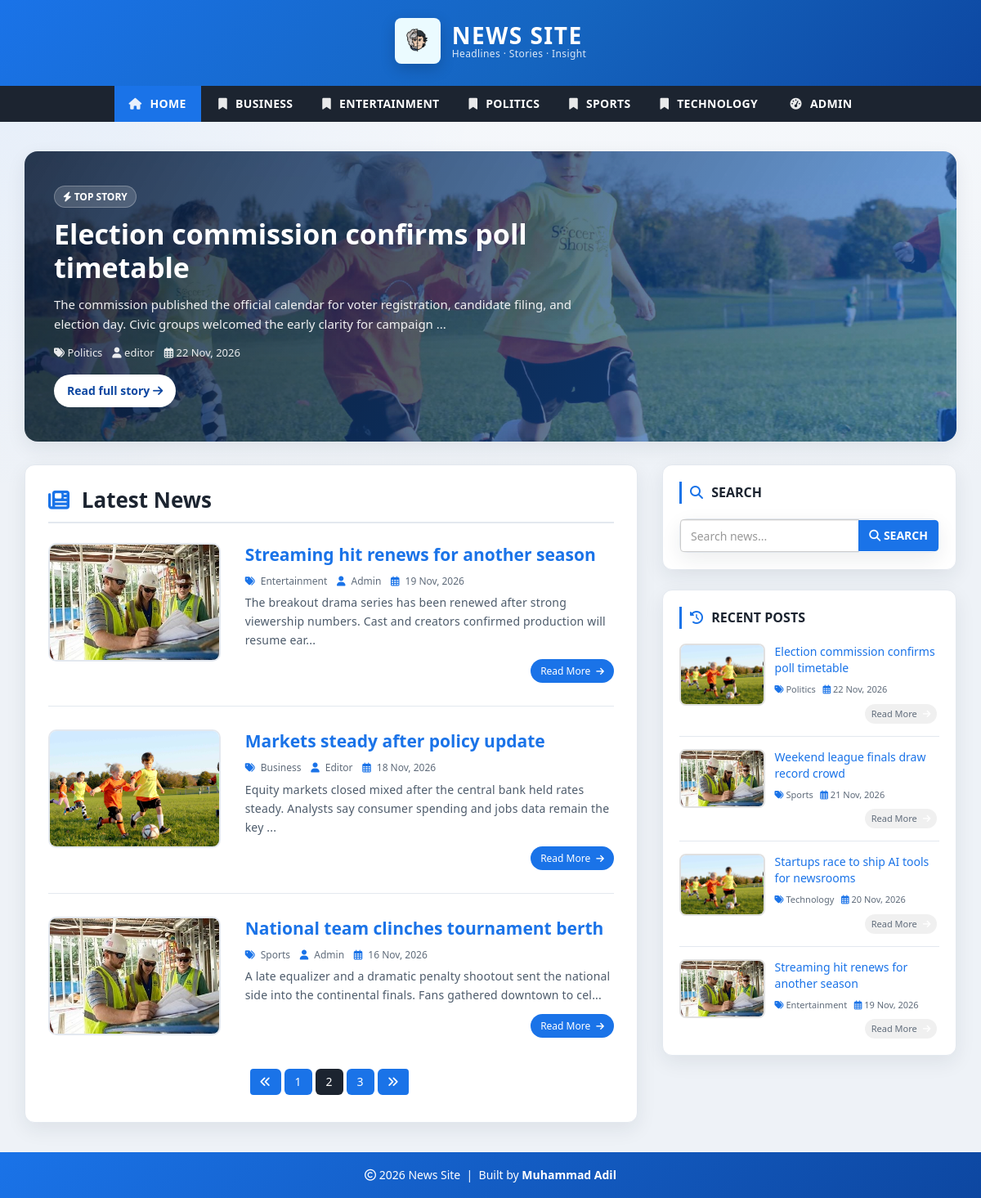
Before: /index.php?page=2 with the older database file.
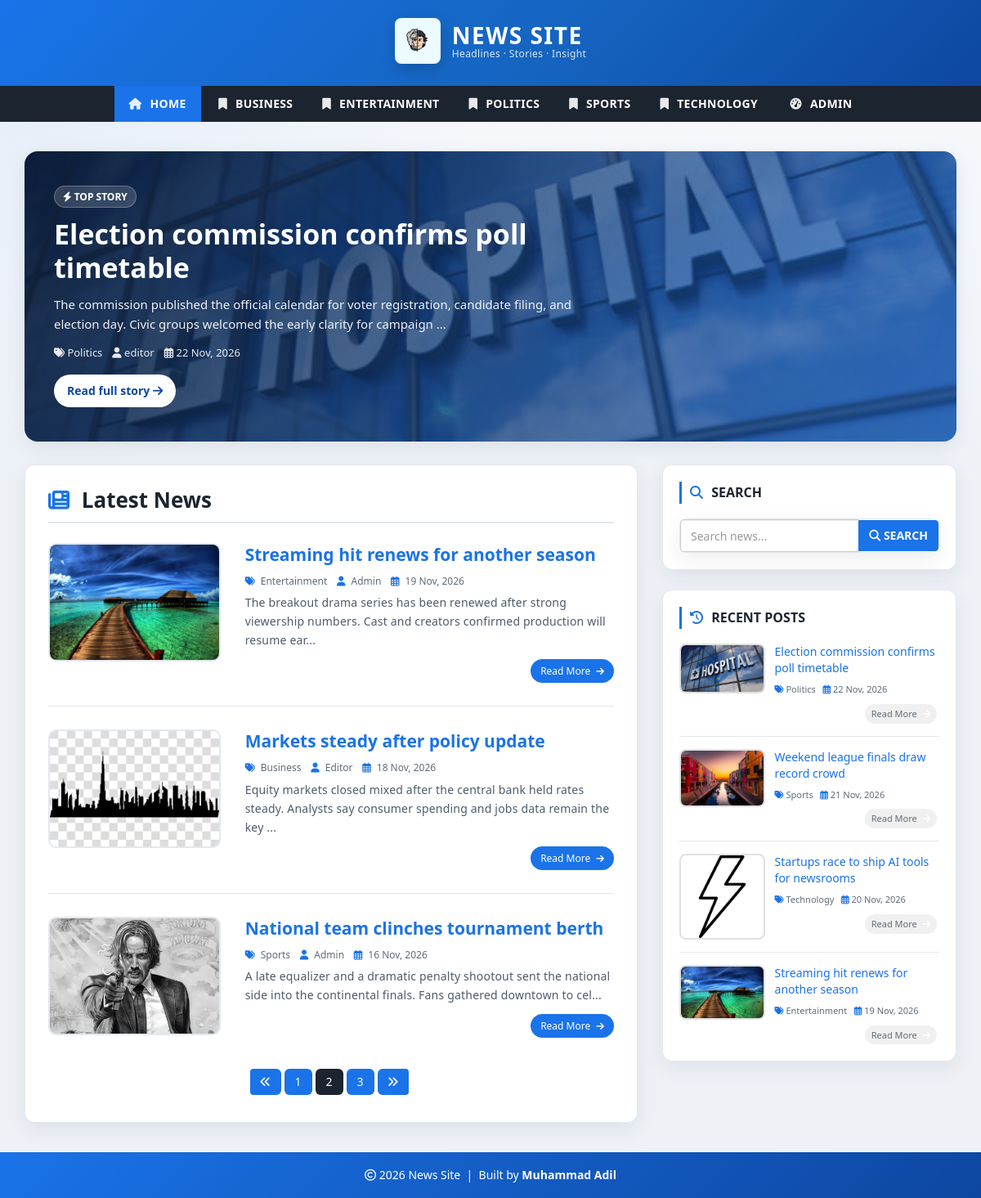
After: the same page with the newer database file.
### tables this page shows
CREATE TABLE `category` (
  `id` int(11) NOT NULL AUTO_INCREMENT,
  `category_name` varchar(100) NOT NULL,
  `post` int(11) NOT NULL DEFAULT 0,
  PRIMARY KEY (`id`)
);

CREATE TABLE `posts` (
  `id` int(11) NOT NULL AUTO_INCREMENT,
  `post_title` varchar(200) NOT NULL,
  `post_keywords` text NOT NULL,
  `post_content` int(11) NOT NULL,
  `post_date` varchar(50) NOT NULL,
  `post_author` int(11) NOT NULL,
  `post_image` varchar(255) NOT NULL DEFAULT 'post-format.jpg',
  PRIMARY KEY (`id`)
);

CREATE TABLE `users` (
  `id` int(11) NOT NULL AUTO_INCREMENT,
  `first_name` varchar(30) NOT NULL,
  `last_name` varchar(30) NOT NULL,
  `username` varchar(30) DEFAULT NULL,
  `password` varchar(40) DEFAULT NULL,
  `role` int(11) NOT NULL COMMENT '1=Admin, 0=Normal',
  PRIMARY KEY (`id`)
);

### config.php (called while the page is built, shortened)
<?php
$hostname = "http://localhost/news-site";
require_once __DIR__ . '/includes/helpers.php';

### includes/helpers.php (called while the page is built, shortened)
<?php
function post_image_src($filename, $prefix = '')
{
    $filename = trim((string) $filename);
    $candidates = [
        'admin/upload/' . $filename,
        'images/' . $filename,
    ];
    $root = dirname(__DIR__);
    foreach ($candidates as $rel) {
        if (is_file($root . '/' . $rel)) {
            return $prefix . $rel;
        }
    }
    return $prefix . 'images/post-format.jpg';
}
function e($value)
{
    return htmlspecialchars((string) $value, ENT_QUOTES, 'UTF-8');
}

### index.php (the view)
<?php include 'header.php'; ?>
    <div id="main-content">
        <div class="container">
            <?php
            include "config.php";
            $featured_sql = "SELECT posts.id, posts.post_title, posts.post_keywords, posts.post_date, posts.post_author, posts.post_image, category.category_name, users.username, posts.post_content
                             FROM posts
                             LEFT JOIN category ON posts.post_content = category.id
                             LEFT JOIN users ON posts.post_author = users.id
                             ORDER BY posts.id DESC LIMIT 1";
            $featured_res = mysqli_query($conn, $featured_sql);
            $featured = $featured_res ? mysqli_fetch_assoc($featured_res) : null;
            if ($featured) {
                $fimg = post_image_src($featured['post_image']);
            ?>
            <div class="hero-feature" style="--hero-image: url('<?php echo e($fimg); ?>')">
                <div class="hero-overlay">
                    <span class="hero-kicker"><i class="fa-solid fa-bolt"></i> Top Story</span>
                    <h1><a href="single.php?id=<?php echo (int) $featured['id']; ?>"><?php echo e($featured['post_title']); ?></a></h1>
                    <p><?php echo e(substr($featured['post_keywords'], 0, 160)); ?>...</p>
                    <div class="hero-meta">
                        <span><i class="fa-solid fa-tags"></i> <?php echo e($featured['category_name']); ?></span>
                        <span><i class="fa-solid fa-user"></i> <?php echo e($featured['username']); ?></span>
                        <span><i class="fa-regular fa-calendar-days"></i> <?php echo e($featured['post_date']); ?></span>
                    </div>
                    <a class="hero-cta" href="single.php?id=<?php echo (int) $featured['id']; ?>">
                        Read full story <i class="fa-solid fa-arrow-right"></i>
                    </a>
                </div>
            </div>
            <?php } ?>
            <div class="row">
                <div class="col-md-8">
                    <div class="post-container">
                        <h2 class="page-heading"><i class="fa-solid fa-newspaper"></i> Latest News</h2>
                        <?php
                        $limit = 3;
                        $page = isset($_GET['page']) ? max(1, (int) $_GET['page']) : 1;
                        $offset = ($page - 1) * $limit;
                        $sql = "SELECT posts.id, posts.post_title, posts.post_keywords, posts.post_date, posts.post_author, posts.post_image, category.category_name, users.username, posts.post_content FROM posts
                        LEFT JOIN category ON posts.post_content = category.id
                        LEFT JOIN users ON posts.post_author = users.id
                        ORDER BY posts.id DESC LIMIT {$offset}, {$limit}";
                        $result = mysqli_query($conn, $sql) or die("query failed.");
                        if (mysqli_num_rows($result) > 0) {
                            while ($row = mysqli_fetch_assoc($result)) {
                                $img = post_image_src($row['post_image']);
                        ?>
                        <div class="post-content">
                            <div class="row">
                                <div class="col-md-4">
                                    <a class="post-img" href="single.php?id=<?php echo (int) $row['id']; ?>">
                                        <img src="<?php echo e($img); ?>" alt=""/>
                                    </a>
                                </div>
                                <div class="col-md-8">
                                    <div class="inner-content clearfix">
                                        <h3><a href="single.php?id=<?php echo (int) $row['id']; ?>"><?php echo e($row['post_title']); ?></a></h3>
                                        <div class="post-information">
                                            <span>
                                                <i class="fa-solid fa-tags"></i>
                                                <a href="category.php?cid=<?php echo (int) $row['post_content']; ?>"><?php echo e($row['category_name']); ?></a>
                                            </span>
                                            <span>
                                                <i class="fa-solid fa-user"></i>
                                                <a href="author.php?aid=<?php echo (int) $row['post_author']; ?>"><?php echo e($row['username']); ?></a>
                                            </span>
                                            <span>
                                                <i class="fa-regular fa-calendar-days"></i>
                                                <?php echo e($row['post_date']); ?>
                                            </span>
                                        </div>
                                        <p class="description">
                                            <?php echo e(substr($row['post_keywords'], 0, 130)) . "..."; ?>
                                        </p>
                                        <a class="read-more pull-right" href="single.php?id=<?php echo (int) $row['id']; ?>">
                                            read more <i class="fa-solid fa-arrow-right"></i>
                                        </a>
                                    </div>
                                </div>
                            </div>
                        </div>
                        <?php
                            }
                        } else {
                            echo "<p class='empty-state'><i class='fa-regular fa-folder-open'></i> No Record Found</p>";
                        }
                        $sql1 = "SELECT COUNT(*) AS total FROM posts";
                        $result1 = mysqli_query($conn, $sql1) or die('Query Failed.');
                        $total_record = (int) mysqli_fetch_assoc($result1)['total'];
                        $total_page = (int) ceil($total_record / $limit);
                        if ($total_page > 1) {
                           echo "<ul class='pagination admin-pagination'>";
                           if ($page > 1) {
                               echo '<li><a href="index.php?page=' . ($page - 1) . '"><i class="fa-solid fa-angles-left"></i></a></li>';
                           }
                           for ($i = 1; $i <= $total_page; $i++) {
                               $active = ($i === $page) ? "active" : "";
                               echo '<li class="' . $active . '"><a href="index.php?page=' . $i . '">' . $i . '</a></li>';
                           }
                           if ($total_page > $page) {
                               echo '<li><a href="index.php?page=' . ($page + 1) . '"><i class="fa-solid fa-angles-right"></i></a></li>';
                           }
                           echo "</ul>";
                        }
                        ?>
                    </div>
                </div>
                <?php include 'sidebar.php'; ?>
            </div>
        </div>
    </div>
<?php include 'footer.php'; ?>

### header.php (shortened to what this page needs)
<?php
include "config.php";
$page = basename($_SERVER['PHP_SELF']);
?>
<!DOCTYPE html>
<html lang="en">
<head>
    <link rel="stylesheet" href="css/bootstrap.min.css" />
    <link rel="stylesheet" href="https://cdnjs.cloudflare.com/ajax/libs/font-awesome/6.5.2/css/all.min.css" />
    <link rel="stylesheet" href="css/style.css">
</head>
<body>
<div id="header">
    <div class="container">
        <div class="row">
            <div class="col-md-12">
                <a href="<?php echo $hostname; ?>" id="logo" class="brand-lockup">
                    <img src="images/logo.png" alt="News Site">
                    <span class="brand-text">
                        <strong>NEWS SITE</strong>
                        <em>Headlines · Stories · Insight</em>
                    </span>
                </a>
            </div>
        </div>
    </div>
</div>
<div id="menu-bar">
    <div class="container">
        <div class="row">
            <div class="col-md-12">
            <?php
            $id = isset($_GET['cid']) ? (int) $_GET['cid'] : 0;
            $sql = "SELECT * FROM category ORDER BY category_name ASC";
            $result = mysqli_query($conn, $sql) or die("Query Failed : Category");
            ?>
                <ul class="menu">
                    <li>
                        <a class="<?php echo ($page === 'index.php' && $id === 0) ? 'active' : ''; ?>" href="<?php echo $hostname; ?>">
                            <i class="fa-solid fa-house"></i> Home
                        </a>
                    </li>
                    <?php
                    while ($row = mysqli_fetch_assoc($result)) {
                        $active = ($id === (int) $row['id']) ? "active" : "";
                        echo "<li><a class='{$active}' href='category.php?cid=" . (int) $row['id'] . "'>"
                            . "<i class='fa-solid fa-bookmark'></i> "
                            . e($row['category_name'])
                            . "</a></li>";
                    }
                    ?>
                    <li>
                        <a href="admin/">
                            <i class="fa-solid fa-gauge-high"></i> Admin
                        </a>
                    </li>
                </ul>
            </div>
        </div>
    </div>
</div>

### sidebar.php
<div id="sidebar" class="col-md-4">
    <div class="search-box-container">
        <h4><i class="fa-solid fa-magnifying-glass"></i> Search</h4>
        <form class="search-post" action="search.php" method="GET">
            <div class="input-group">
                <input type="text" name="search" class="form-control" placeholder="Search news..." value="<?php echo isset($_GET['search']) ? e($_GET['search']) : ''; ?>">
                <span class="input-group-btn">
                    <button type="submit" class="btn btn-danger">
                        <i class="fa-solid fa-magnifying-glass"></i> Search
                    </button>
                </span>
            </div>
        </form>
    </div>
    <div class="recent-post-container">
        <h4><i class="fa-solid fa-clock-rotate-left"></i> Recent Posts</h4>
        <?php
        include "config.php";
        $limit = 4;
        $sql = "SELECT posts.id, posts.post_title, posts.post_date, posts.post_image, category.category_name, posts.post_content FROM posts
                LEFT JOIN category ON posts.post_content = category.id
                ORDER BY posts.id DESC LIMIT {$limit}";
        $result = mysqli_query($conn, $sql) or die("query failed : Recent Post.");
        if (mysqli_num_rows($result) > 0) {
            while ($row = mysqli_fetch_assoc($result)) {
                $img = post_image_src($row['post_image']);
                ?>
        <div class="recent-post">
            <a class="post-img" href="single.php?id=<?php echo (int) $row['id']; ?>">
                <img src="<?php echo e($img); ?>" alt=""/>
            </a>
            <div class="post-content">
                <h5><a href="single.php?id=<?php echo (int) $row['id']; ?>"><?php echo e($row['post_title']); ?></a></h5>
                <span>
                    <i class="fa-solid fa-tags"></i>
                    <a href="category.php?cid=<?php echo (int) $row['post_content']; ?>"><?php echo e($row['category_name']); ?></a>
                </span>
                <span>
                    <i class="fa-regular fa-calendar-days"></i>
                    <?php echo e($row['post_date']); ?>
                </span>
                <a class="read-more pull-right" href="single.php?id=<?php echo (int) $row['id']; ?>">
                    read more <i class="fa-solid fa-arrow-right"></i>
                </a>
            </div>
        </div>
                <?php
            }
        }
        ?>
    </div>
</div>

### footer.php
<div id="footer">
    <div class="container">
        <div class="row">
            <div class="col-md-12">
                <span>
                    <i class="fa-regular fa-copyright" aria-hidden="true"></i>
                    <?php echo date('Y'); ?> News Site
                    &nbsp;|&nbsp;
                    Built by <a href="https://github.com/muhammadadi-iL" target="_blank" rel="noopener">Muhammad Adil</a>
                </span>
            </div>
        </div>
    </div>
</div>
</body>
</html>

Changed rows visible on the page:
changed posts "Election commission confirms poll timetable": post_image: a different picture
changed posts "Streaming hit renews for another season": post_image: a different picture
changed posts "Markets steady after policy update": post_image: a different picture
changed posts "National team clinches tournament berth": post_image: a different picture
changed posts "Weekend league finals draw record crowd": post_image: a different picture
changed posts "Startups race to ship AI tools for newsrooms": post_image: a different picture
